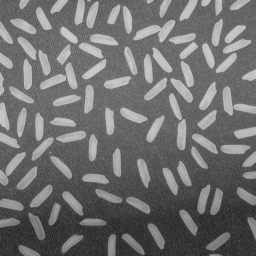
#> input picture DIP_LAB/My tasks/rice.png, 256 x 256 px, found by its file name
$ python thresholding-adptive.py
#> lines starting #> are read from the running program, lines starting #| are printed output that depends on the picture
#adaptive thresholding
import skimage.io as io
import numpy as np
import matplotlib.pyplot as plt
import skimage.exposure as ex
import skimage.filters as fl

p = io.imread('D:\\Fourth Year First Semester\\DIP Lab\\All tasks\\rice.png').astype(float)
#> p: shape (256, 256) float64; min 40, max 204, mean 111.2

r,c=p.shape
#> r = 256; c = 256
x,y=np.mgrid[0:r,0:c].astype(float)
p2=255.0-p+y/2
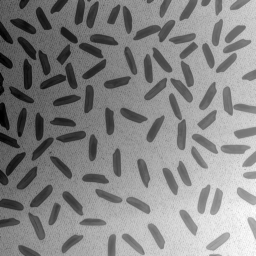
#> p2: shape (256, 256) float64; min 57, max 340.5, mean 207.5; drawn with min black and max white
plt.subplot(2,1,1)

plt.imshow(p, cmap='gray')

t=fl.threshold_otsu(p2)
#> t = 204.8

plt.subplot(2,1,2)
plt.axis('off')
plt.title('Adaptive thresholded image')
plt.imshow(p2>t,cmap='gray')

plt.show()
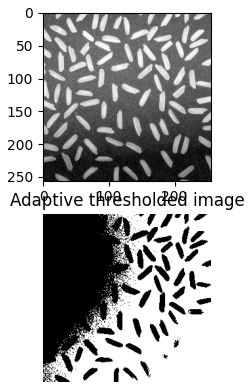
#> figure drawn by matplotlib, 2 panels
